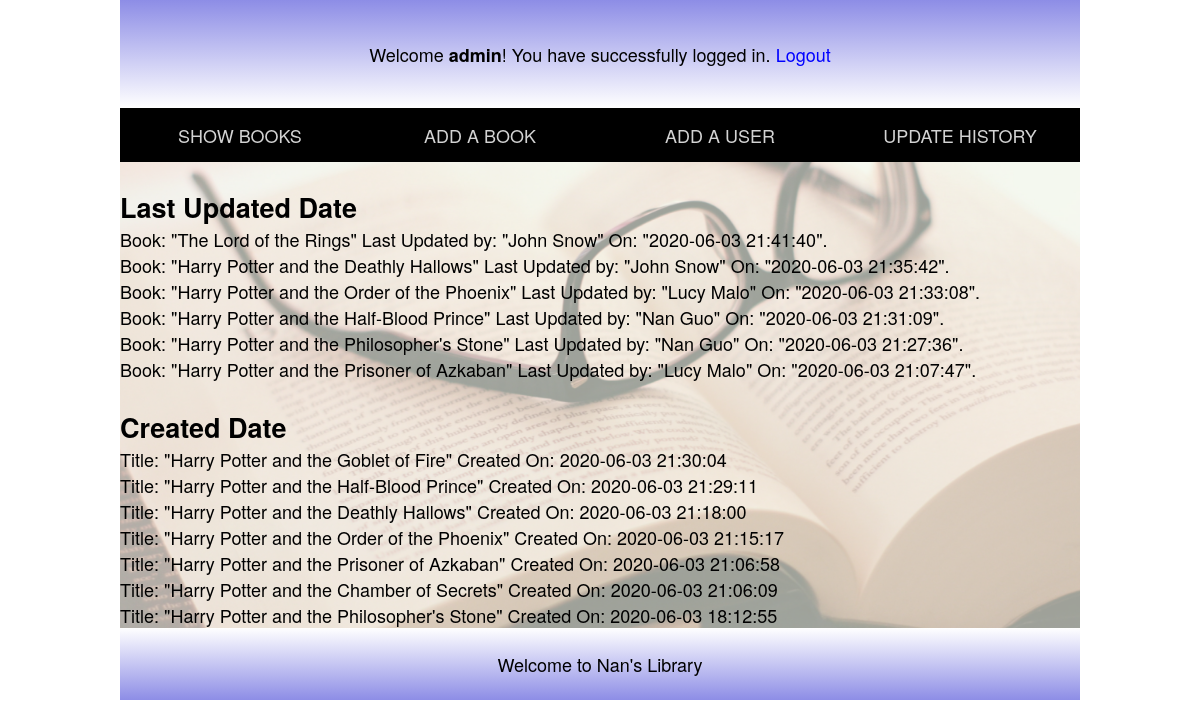
The app's page /view/pages/adminBookCentral.php?link=showlog (signed in) with its own data.
### tables this page shows
CREATE TABLE `editrecord` (
  `recordID` int(10) UNSIGNED NOT NULL,
  `loginID` int(10) UNSIGNED NOT NULL,
  `bookID` int(10) UNSIGNED NOT NULL,
  `time` varchar(50) NOT NULL,
  `actionType` varchar(50) NOT NULL
);

CREATE TABLE `book` (
  `BookID` int(10) UNSIGNED NOT NULL,
  `BookTitle` varchar(255) NOT NULL,
  `OriginalTitle` varchar(255) DEFAULT NULL,
  `YearofPublication` int(4) NOT NULL DEFAULT '0',
  `Genre` varchar(30) NOT NULL,
  `MillionsSold` int(10) UNSIGNED NOT NULL,
  `LanguageWritten` varchar(30) NOT NULL,
  `AuthorID` int(10) UNSIGNED NOT NULL,
  `coverImagePath` varchar(255) NOT NULL
);

CREATE TABLE `user` (
  `user_id` int(10) UNSIGNED NOT NULL,
  `name` varchar(50) NOT NULL,
  `surname` varchar(50) NOT NULL,
  `email` varchar(50) NOT NULL,
  `login_id` int(10) UNSIGNED NOT NULL
);

### view/pages/booklog.php (the view)
<div class="bigholder">
  <br><h1>Last Updated Date</h1>
</div>
<?php
$editlog = "SELECT * FROM editrecord INNER JOIN book ON editrecord.bookID = book.BookID INNER JOIN user ON editrecord.loginID = user.login_id WHERE time IN (SELECT MAX(time) FROM editrecord GROUP BY bookID ) HAVING actionType = 'editbook' ORDER BY time DESC";
$stmt1 = $conn->prepare($editlog);
$stmt1->execute();
$result = $stmt1->fetchAll();
if($stmt1->rowCount()< 1 ) {
echo "No book has been updated.";
} else {
  foreach($result as $row) {
    echo '<p class="black">Book: "'. $row['BookTitle'].'" Last Updated by: "'.$row['name'].' '. $row['surname'].'" On: "'. $row['time'].'".';
  }
}
?>
<div class="bigholder">
	<br><h1>Created Date</h1>
</div>
<?php
$addlog = "SELECT book.BookTitle, editrecord.actionType, editrecord.time FROM editrecord INNER JOIN book ON editrecord.bookID = book.BookID WHERE actionType = 'addbook' ORDER BY time DESC";
$stmt2 = $conn->prepare($addlog);
$stmt2->execute();
$result2 = $stmt2->fetchAll();
if($stmt2->rowCount()< 1 ) {
  echo "No book has been added.";
} else {
  foreach($result2 as $row2) {
    echo '<p class="black">Title: "'. $row2['BookTitle'].'" Created On: '. $row2['time'];
  }
}
?>

### view/css/resCSS.css (style rules this page uses)
html, body, div, span, header, section, nav, article, aside, footer, p, h1, h2, h3, h4 { border:0; margin:0;padding:0; }
html { font-family:Gotham, "Helvetica Neue", Helvetica, Arial, sans-serif; font-size:18px; }
.bigholder { width:100%; height:auto; float:left; }
.black { font-size: 1em; width: 100%; }

### records on screen
editrecord: bookID.BookTitle "The Lord of the Rings", user.name "John", user.surname "Snow", time "2020-06-03 21:41:40"
editrecord: bookID.BookTitle "Harry Potter and the Deathly Hallows", user.name "John", user.surname "Snow", time "2020-06-03 21:35:42"
editrecord: bookID.BookTitle "Harry Potter and the Order of the Phoenix", user.name "Lucy", user.surname "Malo", time "2020-06-03 21:33:08"
editrecord: bookID.BookTitle "Harry Potter and the Half-Blood Prince", user.name "Nan", user.surname "Guo", time "2020-06-03 21:31:09"
editrecord: bookID.BookTitle "Harry Potter and the Philosopher's Stone", user.name "Nan", user.surname "Guo", time "2020-06-03 21:27:36"
editrecord: bookID.BookTitle "Harry Potter and the Prisoner of Azkaban", user.name "Lucy", user.surname "Malo", time "2020-06-03 21:07:47"
editrecord: bookID.BookTitle "Harry Potter and the Goblet of Fire", time "2020-06-03 21:30:04"
editrecord: bookID.BookTitle "Harry Potter and the Half-Blood Prince", time "2020-06-03 21:29:11"
editrecord: bookID.BookTitle "Harry Potter and the Deathly Hallows", time "2020-06-03 21:18:00"
editrecord: bookID.BookTitle "Harry Potter and the Order of the Phoenix", time "2020-06-03 21:15:17"
editrecord: bookID.BookTitle "Harry Potter and the Prisoner of Azkaban", time "2020-06-03 21:06:58"
editrecord: bookID.BookTitle "Harry Potter and the Chamber of Secrets", time "2020-06-03 21:06:09"
editrecord: bookID.BookTitle "Harry Potter and the Philosopher's Stone", time "2020-06-03 18:12:55"

### other values on screen
$_SESSION['login'] "admin"
